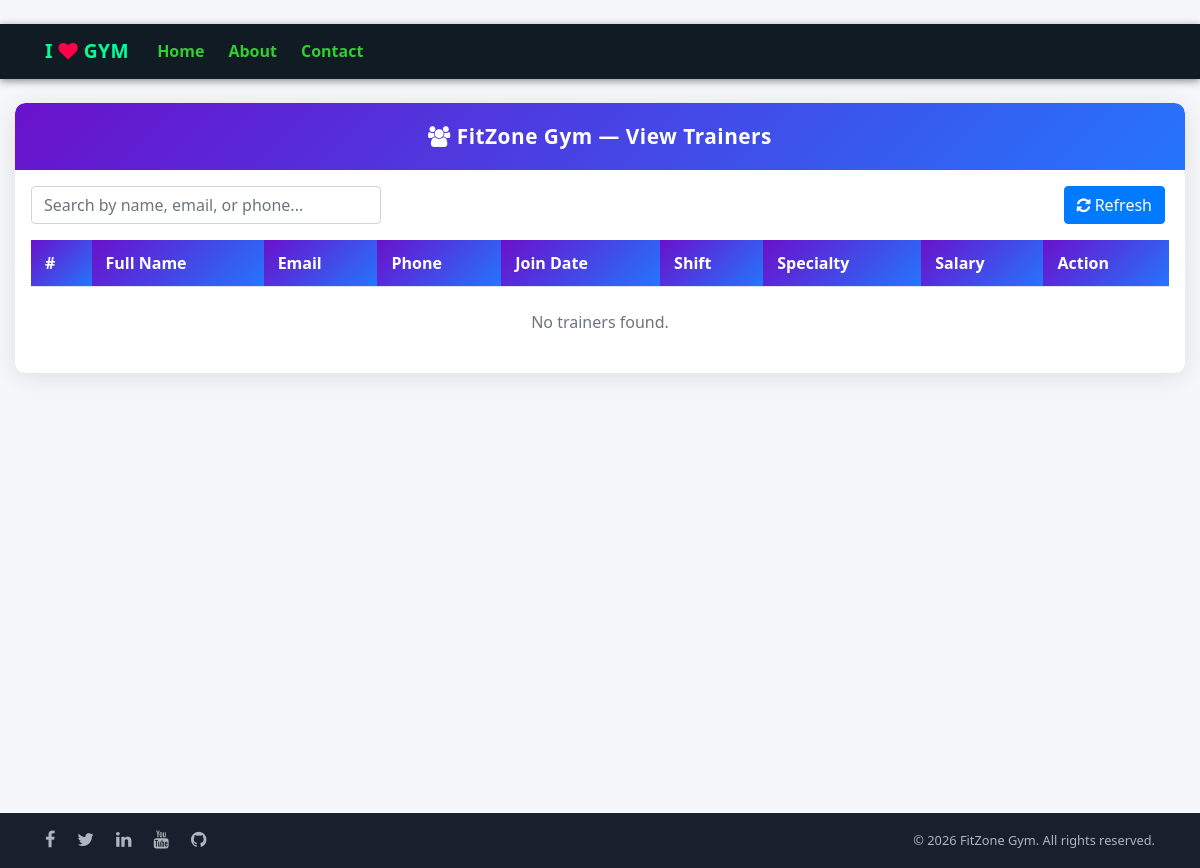
The app's page /view_trainer/, older data.
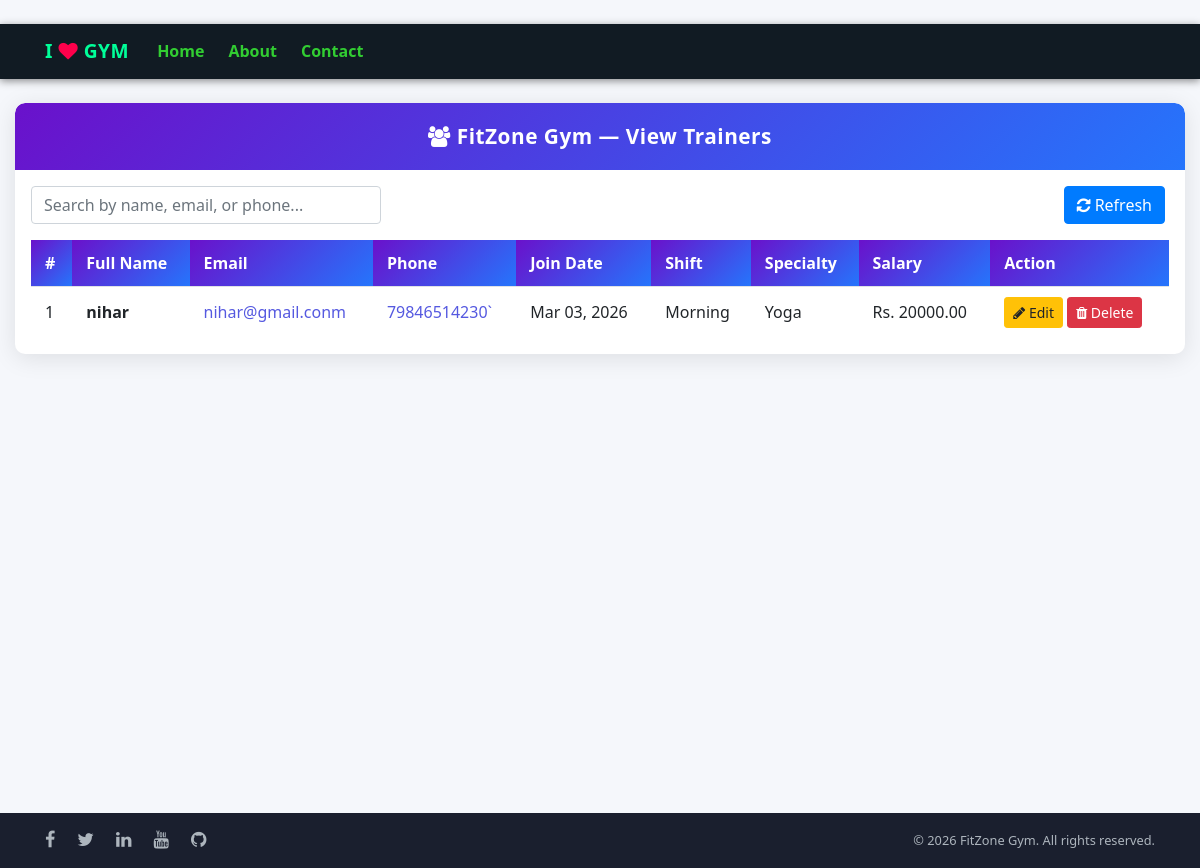
The same page, newer data.
### gym/models.py (models this page shows, shortened)
class Trainer(models.Model):
    name = models.CharField(max_length=50)
    contact = models.CharField(max_length=15)
    emailid = models.EmailField(max_length=50)
    dob = models.DateField(null=True, blank=True)
    gender = models.CharField(max_length=10, choices=GENDER_CHOICES, default='Male')
    join_date = models.DateField()
    salary = models.DecimalField(max_digits=10, decimal_places=2, default=0)
    SHIFT_CHOICES = (
        ('Morning', 'Morning'),
        ('Evening', 'Evening'),
        ('Full Day', 'Full Day'),
    )
    shift = models.CharField(max_length=20, choices=SHIFT_CHOICES, default='Morning')
    SPECIALTY_CHOICES = (
        ('Yoga', 'Yoga'),
        ('CrossFit', 'CrossFit'),
        ('Bodybuilding', 'Bodybuilding'),
        ('Weightlifting', 'Weightlifting'),
        ('Cardio', 'Cardio'),
        ('None', 'None'),
    )
    specialty = models.CharField(max_length=50, choices=SPECIALTY_CHOICES, default='None')

### gym/views.py (the view)
# urls.py: path('view_trainer/', View_Trainer, name='view_trainer'),
def View_Trainer(request):
    trainer = Trainer.objects.all()
    d = {'trainer': trainer}
    return render(request, 'view_trainer.html', d)

### gym/templates/view_trainer.html (shortened to what this page needs)
{% extends 'navigation.html' %}
{% block body %}
<div class="container-fluid py-4" style="max-width: 1200px;">
    <div class="view-card bg-white">
        <div class="view-header">
            <i class="fa fa-users"></i> FitZone Gym &mdash; View Trainers
        </div>
        <div class="p-3">
            <div class="row mb-3 align-items-center">
                <div class="col-md-6 mb-2 mb-md-0">
                    <input type="text" id="trainerSearch" class="form-control search-bar"
                        placeholder="Search by name, email, or phone..." onkeyup="searchTrainers()">
                </div>
                <div class="col-md-6 text-md-right">
                    <button class="btn btn-primary mr-1" onclick="location.reload();"><i class="fa fa-refresh"></i>
                        Refresh</button>
                </div>
            </div>
            <div class="table-responsive">
                <table class="table table-hover mb-0">
                    <thead>
                        <tr>
                            <th>#</th>
                            <th>Full Name</th>
                            <th>Email</th>
                            <th>Phone</th>
                            <th>Join Date</th>
                            <th>Shift</th>
                            <th>Specialty</th>
                            <th>Salary</th>
                            <th>Action</th>
                        </tr>
                    </thead>
                    <tbody id="trainerTable">
                        {% for i in trainer %}
                        <tr>
                            <td>{{ forloop.counter }}</td>
                            <td><strong>{{ i.name }}</strong></td>
                            <td><a href="mailto:{{ i.emailid }}" style="color:#5559e0;">{{ i.emailid }}</a></td>
                            <td><a href="tel:{{ i.contact }}" style="color:#5559e0;">{{ i.contact }}</a></td>
                            <td>{{ i.join_date|date:"M d, Y" }}</td>
                            <td>{{ i.shift }}</td>
                            <td>{{ i.specialty }}</td>
                            <td>Rs. {{ i.salary }}</td>
                            <td style="white-space:nowrap;">
                                <a class="btn btn-warning btn-sm" href="{% url 'edit_trainer' i.id %}"><i
                                        class="fa fa-pencil"></i> Edit</a>
                                <a class="btn btn-danger btn-sm" href="{% url 'delete_trainer' i.id %}"
                                    onclick="return confirm('Are you sure you want to delete this trainer?')"><i
                                        class="fa fa-trash"></i> Delete</a>
                            </td>
                        </tr>
                        {% empty %}
                        <tr>
                            <td colspan="9" class="text-center text-muted py-4">No trainers found.</td>
                        </tr>
                        {% endfor %}
                    </tbody>
                </table>
            </div>
        </div>
    </div>
</div>
{% endblock %}

Row changes from the older to the newer data that the page shows:
added Trainer: name "nihar", emailid "nihar@gmail.conm", contact "79846514230`", join_date "Mar 03, 2026", shift "Morning", specialty "Yoga", salary "20000.00"
Text that changed along with them:
text no longer shown: "No trainers found."
